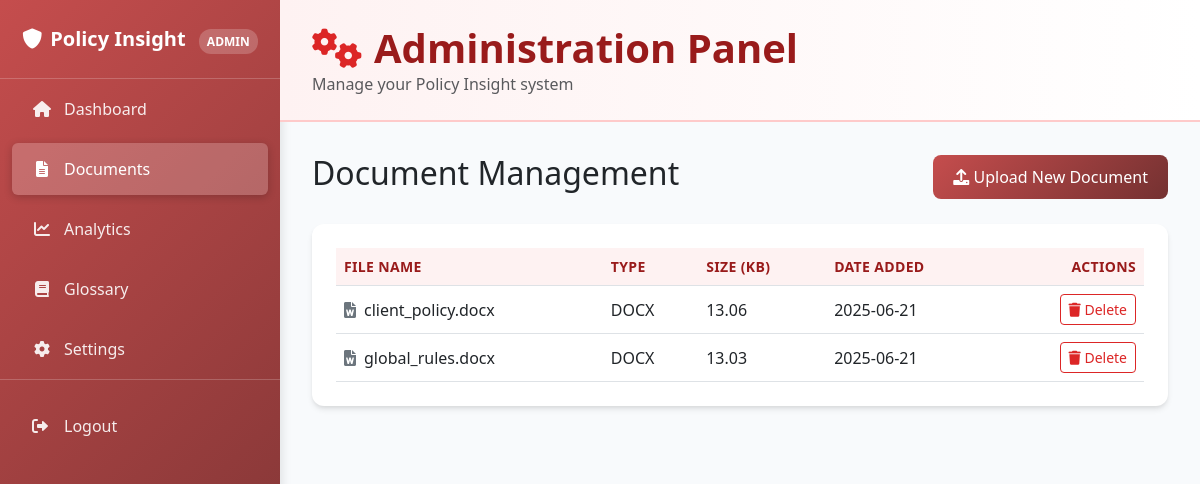
The page /admin/documents on the database its author committed.
### tables this page shows
CREATE TABLE documents (
                        id INTEGER PRIMARY KEY, 
                        filename TEXT NOT NULL, 
                        display_name TEXT NOT NULL,
                        filetype TEXT NOT NULL, 
                        filesize INTEGER NOT NULL, 
                        upload_timestamp DATETIME, 
                        uploaded_by INTEGER, 
                        FOREIGN KEY(uploaded_by) REFERENCES users(id)
                    );

### index.py (the view, shortened to what this page needs)
@app.route('/admin/documents', methods=['GET', 'POST'])
def admin_documents():
    conn = get_db_connection()
    documents = conn.execute('SELECT * FROM documents ORDER BY upload_timestamp DESC').fetchall()
    conn.close()
    return render_template('admin_documents.html', documents=documents)

### index.py (called while the page is built)
def get_db_connection():
    conn = sqlite3.connect(DATABASE)
    conn.row_factory = sqlite3.Row
    return conn

### templates/admin_documents.html (shortened to what this page needs)
{% extends "admin_layout.html" %}
{% block sidebar_links %}
<li class="nav-item">
    <a class="nav-link" href="{{ url_for('admin_dashboard') }}"><i class="fas fa-home fa-fw"></i> Dashboard</a>
</li>
<li class="nav-item">
    <a class="nav-link active" href="{{ url_for('admin_documents') }}"><i class="fas fa-file-alt fa-fw"></i> Documents</a>
</li>
<li class="nav-item">
    <a class="nav-link" href="{{ url_for('admin_analytics') }}"><i class="fas fa-chart-line fa-fw"></i> Analytics</a>
</li>
<li class="nav-item">
    <a class="nav-link" href="{{ url_for('admin_glossary') }}"><i class="fas fa-book fa-fw"></i> Glossary</a>
</li>
<li class="nav-item">
    <a class="nav-link" href="{{ url_for('admin_settings') }}"><i class="fas fa-cog fa-fw"></i> Settings</a>
</li>
{% endblock %}
{% block content %}
<div class="d-flex justify-content-between align-items-center mb-4">
    <h2>Document Management</h2>
    <button class="btn btn-primary" data-bs-toggle="modal" data-bs-target="#uploadModal">
        <i class="fas fa-upload"></i> Upload New Document
    </button>
</div>
<div class="card">
    <div class="card-body">
        <div class="table-responsive">
            <table class="table table-hover align-middle">
                <thead>
                    <tr>
                        <th>File Name</th>
                        <th>Type</th>
                        <th>Size (KB)</th>
                        <th>Date Added</th>
                        <th class="text-end">Actions</th>
                    </tr>
                </thead>
                <tbody>
                    {% for doc in documents %}
                    <tr>
                        <td><i class="fas fa-file-{{ 'pdf' if doc['filetype'] == 'pdf' else 'word' }} me-2 text-secondary"></i>{{ doc['display_name'] }}</td>
                        <td>{{ doc['filetype'].upper() }}</td>
                        <td>{{ '%.2f'|format(doc['filesize'] / 1024) }}</td>
                        <td>{{ doc['upload_timestamp'].split('T')[0] }}</td>
                        <td class="text-end">
                            <form action="{{ url_for('admin_delete_document', doc_id=doc['id']) }}" method="post" class="d-inline">
                                <button type="submit" class="btn btn-sm btn-outline-danger" onclick="return confirm('Are you sure you want to delete this document? This cannot be undone.');">
                                    <i class="fas fa-trash"></i> Delete
                                </button>
                            </form>
                        </td>
                    </tr>
                    {% else %}
                    <tr>
                        <td colspan="5" class="text-center">No documents have been uploaded yet.</td>
                    </tr>
                    {% endfor %}
                </tbody>
            </table>
        </div>
    </div>
</div>
{% endblock %}

### templates/admin_layout.html (style rules this page uses)
:root { --sidebar-width: 280px; --admin-gradient: linear-gradient(135deg,rgb(197, 77, 77) 0%,rgb(116, 49, 49) 100%); --admin-secondary: linear-gradient(135deg,rgb(197, 73, 73) 0%,rgb(163, 36, 36) 100%); --card-shadow: 0 4px 6px -1px rgba(0, 0, 0, 0.1), 0 2px 4px -1px rgba(0, 0, 0, 0.06); --admin-accent: #fef2f2; }
body { background-color: #f8fafc; font-family: 'Segoe UI', Tahoma, Geneva, Verdana, sans-serif; }
.nav-item { margin: 0.25rem 0; }
.nav-link { background: transparent !important; border: none; color: rgba(255,255,255,0.9) !important; padding: 0.875rem 1.25rem; border-radius: 8px; margin: 0 0.75rem; transition: all 0.3s ease; display: flex; align-items: center; }
.nav-link.active { background: rgba(255,255,255,0.2) !important; color: white !important; box-shadow: 0 2px 8px rgba(0,0,0,0.2); }
.nav-link i { width: 20px; margin-right: 0.75rem; }
.card { border: none; box-shadow: var(--card-shadow); border-radius: 12px; overflow: hidden; }
.card-body { padding: 1.5rem; }
.btn-primary { background: var(--admin-gradient); border: none; border-radius: 8px; padding: 0.625rem 1.25rem; font-weight: 500; transition: all 0.2s ease; }
.btn-outline-danger { border-color: #dc2626; color: #dc2626; }
.table { margin-bottom: 0; }
.table th { background: #fef2f2; border-top: none; color: #991b1b; font-weight: 600; font-size: 0.875rem; text-transform: uppercase; letter-spacing: 0.025em; }

### rows shown on the page
documents: display_name "client_policy.docx", filetype "DOCX", doc['filesize']/1024 "13.06", upload_timestamp "2025-06-21"
documents: display_name "global_rules.docx", filetype "DOCX", doc['filesize']/1024 "13.03", upload_timestamp "2025-06-21"
